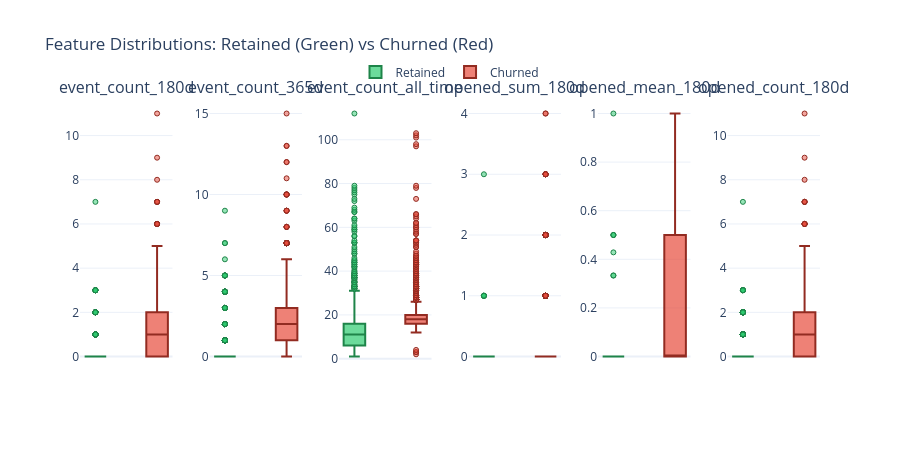

Notebook cell for this chart:
### Markdown cell above
### Interpreting Effect Sizes (Cohen's d)

| Effect Size | Interpretation | What It Means for Modeling |
|-------------|----------------|---------------------------|
| \|d\| ≥ 0.8 | Large | Strong discriminator - prioritize this feature |
| \|d\| = 0.5-0.8 | Medium | Useful predictor - include in model |
| \|d\| = 0.2-0.5 | Small | Weak but may help in combination with others |
| \|d\| < 0.2 | Negligible | Limited predictive value alone |

**🎯 Actionable Insights:**
- **Features with large effects** are your best predictors - ensure they're included in your model
- **Direction matters**: "Higher in retained" means customers with high values tend to stay; use this for threshold-based business rules
- **Features with small/negligible effects** may still be useful in combination or as interaction terms

**⚠️ Cautions:**
- Effect size assumes roughly normal distributions - check skewness in notebook 03
- Large effects could be due to confounding variables - validate with domain knowledge
- Correlation ≠ causation: high engagement may not *cause* retention

### Box Plot Visualization

**📈 How to Read the Box Plots Below:**
- **Well-separated boxes** (little/no overlap) → Feature clearly distinguishes retained vs churned
- **Different medians** (center lines at different heights) → Groups have different typical values
- **Many outliers in one group** → May indicate subpopulations worth investigating

### Code cell
if findings.target_column and findings.target_column in df.columns:
    target = findings.target_column

    feature_cols = [
        name for name, col in findings.columns.items()
        if col.inferred_type in [ColumnType.NUMERIC_CONTINUOUS, ColumnType.NUMERIC_DISCRETE]
        and name != target
        and name not in TEMPORAL_METADATA_COLS
    ]

    if feature_cols:
        n_features = min(len(feature_cols), 6)
        plot_cols = feature_cols[:n_features]

        # Collect box-plot columns + target in a single call
        _box_data = df[plot_cols + [target]].to_numpy() if hasattr(df, 'to_spark') else df[plot_cols + [target]].values
        _box_target = _box_data[:, -1]

        fig = make_subplots(
            rows=1, cols=n_features,
            subplot_titles=plot_cols,
            horizontal_spacing=0.05
        )

        for i, col in enumerate(plot_cols):
            col_num = i + 1
            col_vals = _box_data[:, i]

            retained_mask = _box_target == 1
            retained_vals = col_vals[retained_mask]
            retained_data = retained_vals[~np.isnan(retained_vals)]

            churned_mask = _box_target == 0
            churned_vals = col_vals[churned_mask]
            churned_data = churned_vals[~np.isnan(churned_vals)]

            fig.add_trace(
                go.Box(
                    y=retained_data,
                    name='Retained',
                    fillcolor='rgba(46, 204, 113, 0.7)',
                    line=dict(color='#1e8449', width=2),
                    marker=dict(color='rgba(46, 204, 113, 0.5)', size=5,
                                line=dict(color='#1e8449', width=1)),
                    boxpoints='outliers', width=0.35,
                    showlegend=(i == 0), legendgroup='retained', offsetgroup='retained'
                ),
                row=1, col=col_num
            )

            fig.add_trace(
                go.Box(
                    y=churned_data,
                    name='Churned',
                    fillcolor='rgba(231, 76, 60, 0.7)',
                    line=dict(color='#922b21', width=2),
                    marker=dict(color='rgba(231, 76, 60, 0.5)', size=5,
                                line=dict(color='#922b21', width=1)),
                    boxpoints='outliers', width=0.35,
                    showlegend=(i == 0), legendgroup='churned', offsetgroup='churned'
                ),
                row=1, col=col_num
            )

        fig.update_layout(
            height=450,
            title_text="Feature Distributions: Retained (Green) vs Churned (Red)",
            template='plotly_white', showlegend=True,
            legend=dict(orientation="h", yanchor="bottom", y=1.05, xanchor="center", x=0.5),
            boxmode='group', boxgap=0.3, boxgroupgap=0.1
        )
        fig.update_xaxes(showticklabels=False)
        display_figure(fig)

        # Reuse bulk class_stats for mean comparison (no extra Spark jobs)
        print("\n📊 MEAN COMPARISON BY RETENTION STATUS:")
        print("-" * 70)
        for col in plot_cols:
            if _effect_sizes_result and col in _effect_sizes_result.class_stats:
                stats = _effect_sizes_result.class_stats[col]
                retained_mean = stats["mean_1"]
                churned_mean = stats["mean_0"]
            else:
                retained_mean = float(df[df[target] == 1][col].mean())
                churned_mean = float(df[df[target] == 0][col].mean())
            diff_pct = ((retained_mean - churned_mean) / churned_mean * 100) if churned_mean != 0 else 0
            print(f"  {col}:")
            print(f"     Retained: {retained_mean:.2f}  |  Churned: {churned_mean:.2f}  |  Diff: {diff_pct:+.1f}%")

### Figure 1 — Plotly figure (JSON) as saved in the notebook; plotly's stock layout.template omitted (floating-point values rounded to 4 significant figures; data arrays with more than 128 entries replaced by an {"elided": "..."} marker saying what was removed)
{"data": [{"boxpoints": "outliers", "fillcolor": "rgba(46, 204, 113, 0.7)", "legendgroup": "retained", "line": {"color": "#1e8449", "width": 2}, "marker": {"color": "rgba(46, 204, 113, 0.5)", "line": {"color": "#1e8449", "width": 1}, "size": 5}, "name": "Retained", "offsetgroup": "retained", "showlegend": true, "type": "box", "width": 0.35, "xaxis": "x", "y": {"elided": "2227 float values"}, "yaxis": "y"}, {"boxpoints": "outliers", "fillcolor": "rgba(231, 76, 60, 0.7)", "legendgroup": "churned", "line": {"color": "#922b21", "width": 2}, "marker": {"color": "rgba(231, 76, 60, 0.5)", "line": {"color": "#922b21", "width": 1}, "size": 5}, "name": "Churned", "offsetgroup": "churned", "showlegend": true, "type": "box", "width": 0.35, "xaxis": "x", "y": {"elided": "2771 float values"}, "yaxis": "y"}, {"boxpoints": "outliers", "fillcolor": "rgba(46, 204, 113, 0.7)", "legendgroup": "retained", "line": {"color": "#1e8449", "width": 2}, "marker": {"color": "rgba(46, 204, 113, 0.5)", "line": {"color": "#1e8449", "width": 1}, "size": 5}, "name": "Retained", "offsetgroup": "retained", "showlegend": false, "type": "box", "width": 0.35, "xaxis": "x2", "y": {"elided": "2227 float values"}, "yaxis": "y2"}, {"boxpoints": "outliers", "fillcolor": "rgba(231, 76, 60, 0.7)", "legendgroup": "churned", "line": {"color": "#922b21", "width": 2}, "marker": {"color": "rgba(231, 76, 60, 0.5)", "line": {"color": "#922b21", "width": 1}, "size": 5}, "name": "Churned", "offsetgroup": "churned", "showlegend": false, "type": "box", "width": 0.35, "xaxis": "x2", "y": {"elided": "2771 float values"}, "yaxis": "y2"}, {"boxpoints": "outliers", "fillcolor": "rgba(46, 204, 113, 0.7)", "legendgroup": "retained", "line": {"color": "#1e8449", "width": 2}, "marker": {"color": "rgba(46, 204, 113, 0.5)", "line": {"color": "#1e8449", "width": 1}, "size": 5}, "name": "Retained", "offsetgroup": "retained", "showlegend": false, "type": "box", "width": 0.35, "xaxis": "x3", "y": {"elided": "2227 float values"}, "yaxis": "y3"}, {"boxpoints": "outliers", "fillcolor": "rgba(231, 76, 60, 0.7)", "legendgroup": "churned", "line": {"color": "#922b21", "width": 2}, "marker": {"color": "rgba(231, 76, 60, 0.5)", "line": {"color": "#922b21", "width": 1}, "size": 5}, "name": "Churned", "offsetgroup": "churned", "showlegend": false, "type": "box", "width": 0.35, "xaxis": "x3", "y": {"elided": "2771 float values"}, "yaxis": "y3"}, {"boxpoints": "outliers", "fillcolor": "rgba(46, 204, 113, 0.7)", "legendgroup": "retained", "line": {"color": "#1e8449", "width": 2}, "marker": {"color": "rgba(46, 204, 113, 0.5)", "line": {"color": "#1e8449", "width": 1}, "size": 5}, "name": "Retained", "offsetgroup": "retained", "showlegend": false, "type": "box", "width": 0.35, "xaxis": "x4", "y": {"elided": "2227 float values"}, "yaxis": "y4"}, {"boxpoints": "outliers", "fillcolor": "rgba(231, 76, 60, 0.7)", "legendgroup": "churned", "line": {"color": "#922b21", "width": 2}, "marker": {"color": "rgba(231, 76, 60, 0.5)", "line": {"color": "#922b21", "width": 1}, "size": 5}, "name": "Churned", "offsetgroup": "churned", "showlegend": false, "type": "box", "width": 0.35, "xaxis": "x4", "y": {"elided": "2771 float values"}, "yaxis": "y4"}, {"boxpoints": "outliers", "fillcolor": "rgba(46, 204, 113, 0.7)", "legendgroup": "retained", "line": {"color": "#1e8449", "width": 2}, "marker": {"color": "rgba(46, 204, 113, 0.5)", "line": {"color": "#1e8449", "width": 1}, "size": 5}, "name": "Retained", "offsetgroup": "retained", "showlegend": false, "type": "box", "width": 0.35, "xaxis": "x5", "y": [0.0, 0.0, 0.0, 0.0, 0.0, 0.0, 0.5, 0.0, 0.5, 0.0, 0.0, 0.0, 0.4286, 0.0, 0.0, 1.0, 0.0, 0.0, 0.0, 0.0, 0.0, 0.0, 0.0, 0.3333, 0.0, 0.0, 0.0, 0.0, 0.0, 0.0, 0.5, 0.0, 0.0, 0.0, 0.0, 0.0, 0.0, 0.0, 0.0, 0.0, 0.0, 0.0, 0.0, 0.0, 0.0, 0.0, 0.3333, 0.0, 0.0, 0.0, 0.0, 0.0, 0.0, 0.0, 0.0, 0.0, 0.0, 0.0, 0.0, 0.0, 0.0, 0.0, 0.0, 0.0, 0.0, 0.0, 0.0, 0.0, 0.0, 0.0, 0.0, 0.0, 0.0, 0.0, 0.0, 0.0, 0.0, 0.0, 0.0, 0.0, 0.0, 0.0, 0.0, 0.0, 0.0, 0.0, 0.0, 0.0, 0.0, 0.0, 0.0, 0.0, 0.0, 0.0, 0.0, 0.0, 0.0, 0.0, 0.0, 0.0, 0.0, 0.0, 0.0, 0.0, 0.0, 0.0], "yaxis": "y5"}, {"boxpoints": "outliers", "fillcolor": "rgba(231, 76, 60, 0.7)", "legendgroup": "churned", "line": {"color": "#922b21", "width": 2}, "marker": {"color": "rgba(231, 76, 60, 0.5)", "line": {"color": "#922b21", "width": 1}, "size": 5}, "name": "Churned", "offsetgroup": "churned", "showlegend": false, "type": "box", "width": 0.35, "xaxis": "x5", "y": {"elided": "1808 float values"}, "yaxis": "y5"}, {"boxpoints": "outliers", "fillcolor": "rgba(46, 204, 113, 0.7)", "legendgroup": "retained", "line": {"color": "#1e8449", "width": 2}, "marker": {"color": "rgba(46, 204, 113, 0.5)", "line": {"color": "#1e8449", "width": 1}, "size": 5}, "name": "Retained", "offsetgroup": "retained", "showlegend": false, "type": "box", "width": 0.35, "xaxis": "x6", "y": {"elided": "2227 float values"}, "yaxis": "y6"}, {"boxpoints": "outliers", "fillcolor": "rgba(231, 76, 60, 0.7)", "legendgroup": "churned", "line": {"color": "#922b21", "width": 2}, "marker": {"color": "rgba(231, 76, 60, 0.5)", "line": {"color": "#922b21", "width": 1}, "size": 5}, "name": "Churned", "offsetgroup": "churned", "showlegend": false, "type": "box", "width": 0.35, "xaxis": "x6", "y": {"elided": "2771 float values"}, "yaxis": "y6"}], "layout": {"annotations": [{"font": {"size": 16}, "showarrow": false, "text": "event_count_180d", "x": 0.0625, "xanchor": "center", "xref": "paper", "y": 1.0, "yanchor": "bottom", "yref": "paper"}, {"font": {"size": 16}, "showarrow": false, "text": "event_count_365d", "x": 0.2375, "xanchor": "center", "xref": "paper", "y": 1.0, "yanchor": "bottom", "yref": "paper"}, {"font": {"size": 16}, "showarrow": false, "text": "event_count_all_time", "x": 0.4125, "xanchor": "center", "xref": "paper", "y": 1.0, "yanchor": "bottom", "yref": "paper"}, {"font": {"size": 16}, "showarrow": false, "text": "opened_sum_180d", "x": 0.5875, "xanchor": "center", "xref": "paper", "y": 1.0, "yanchor": "bottom", "yref": "paper"}, {"font": {"size": 16}, "showarrow": false, "text": "opened_mean_180d", "x": 0.7625, "xanchor": "center", "xref": "paper", "y": 1.0, "yanchor": "bottom", "yref": "paper"}, {"font": {"size": 16}, "showarrow": false, "text": "opened_count_180d", "x": 0.9375, "xanchor": "center", "xref": "paper", "y": 1.0, "yanchor": "bottom", "yref": "paper"}], "boxgap": 0.3, "boxgroupgap": 0.1, "boxmode": "group", "height": 450, "legend": {"orientation": "h", "x": 0.5, "xanchor": "center", "y": 1.05, "yanchor": "bottom"}, "showlegend": true, "title": {"text": "Feature Distributions: Retained (Green) vs Churned (Red)"}, "xaxis": {"anchor": "y", "domain": [0.0, 0.125], "showticklabels": false}, "xaxis2": {"anchor": "y2", "domain": [0.175, 0.3], "showticklabels": false}, "xaxis3": {"anchor": "y3", "domain": [0.35, 0.475], "showticklabels": false}, "xaxis4": {"anchor": "y4", "domain": [0.525, 0.65], "showticklabels": false}, "xaxis5": {"anchor": "y5", "domain": [0.7, 0.825], "showticklabels": false}, "xaxis6": {"anchor": "y6", "domain": [0.875, 1.0], "showticklabels": false}, "yaxis": {"anchor": "x", "domain": [0.0, 1.0]}, "yaxis2": {"anchor": "x2", "domain": [0.0, 1.0]}, "yaxis3": {"anchor": "x3", "domain": [0.0, 1.0]}, "yaxis4": {"anchor": "x4", "domain": [0.0, 1.0]}, "yaxis5": {"anchor": "x5", "domain": [0.0, 1.0]}, "yaxis6": {"anchor": "x6", "domain": [0.0, 1.0]}}}
